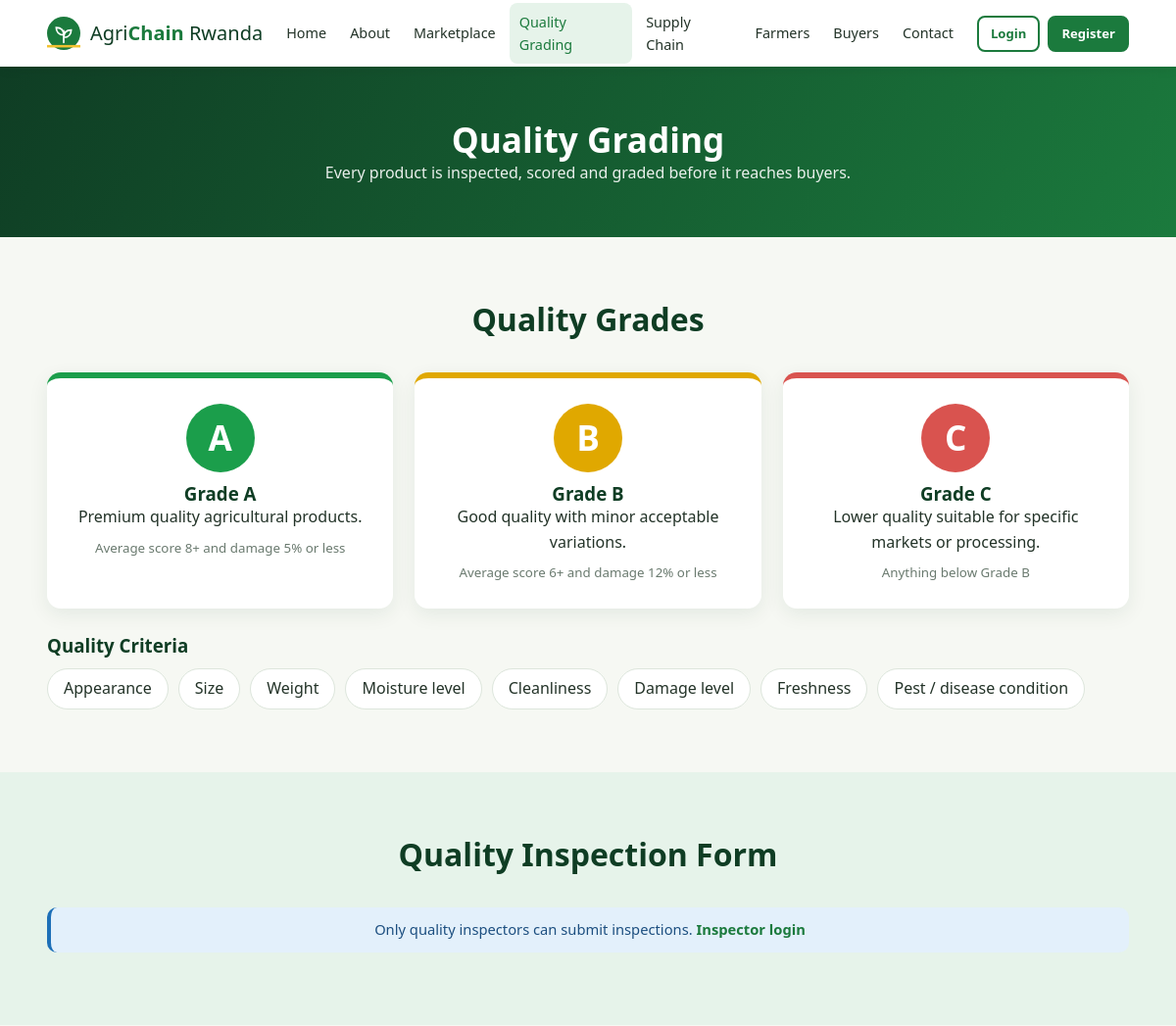
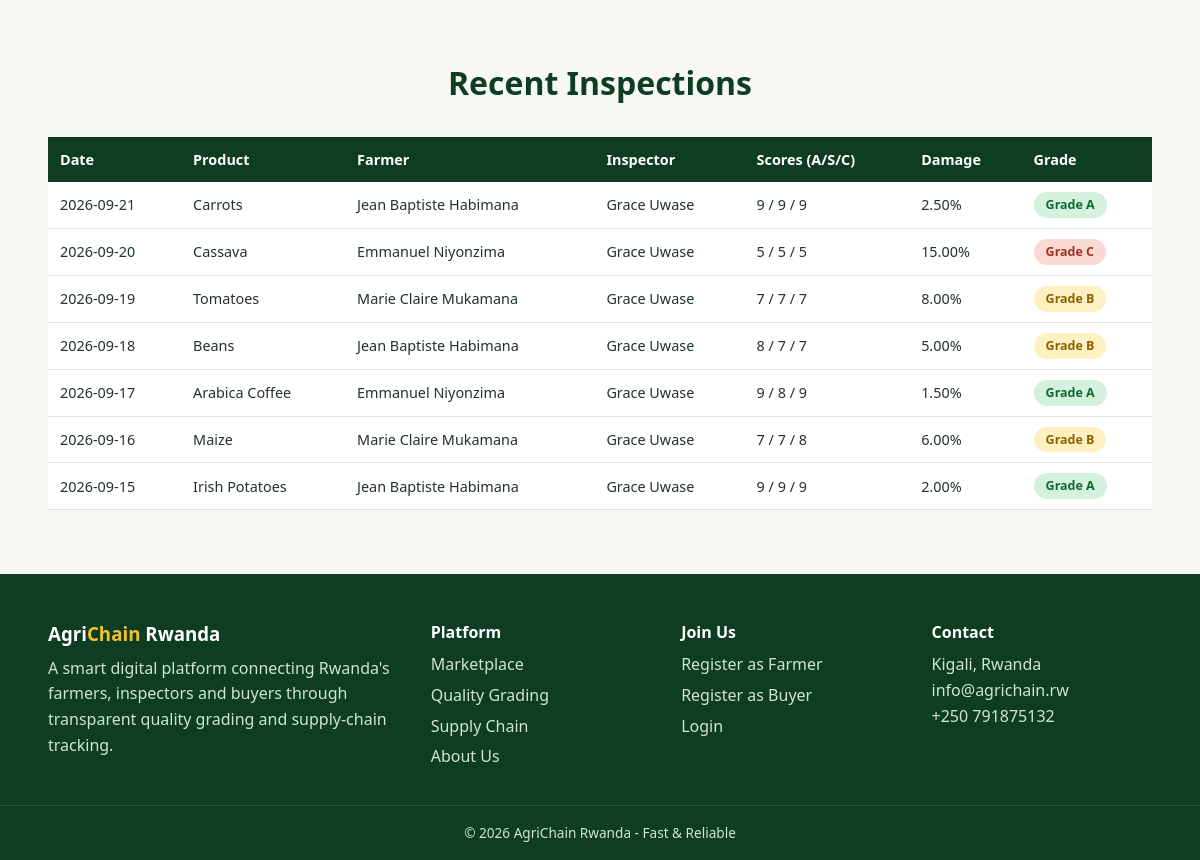
/quality.php, run on the app's committed database (2 pictures, top to bottom).
### tables this page shows
CREATE TABLE quality_inspections (
    id INT AUTO_INCREMENT PRIMARY KEY,
    product_id INT NOT NULL,
    inspector_id INT NOT NULL,
    inspection_date DATE NOT NULL,
    appearance_score TINYINT NOT NULL,
    size_score TINYINT NOT NULL,
    cleanliness_score TINYINT NOT NULL,
    moisture_level DECIMAL(5,2) NOT NULL,
    damage_percentage DECIMAL(5,2) NOT NULL,
    final_grade ENUM('A','B','C') NOT NULL,
    comments TEXT NULL,
    created_at TIMESTAMP NOT NULL DEFAULT CURRENT_TIMESTAMP,
    FOREIGN KEY (product_id)   REFERENCES products(id) ON DELETE CASCADE,
    FOREIGN KEY (inspector_id) REFERENCES users(id)
);

CREATE TABLE products (
    id INT AUTO_INCREMENT PRIMARY KEY,
    farmer_id INT NOT NULL,
    category_id INT NOT NULL,
    location_id INT NOT NULL,
    name VARCHAR(100) NOT NULL,
    description TEXT NULL,
    quantity_kg DECIMAL(10,2) NOT NULL DEFAULT 0.00,
    price_per_kg DECIMAL(10,2) NOT NULL,
    image VARCHAR(255) NULL,
    quality_grade ENUM('A','B','C','Pending') NOT NULL DEFAULT 'Pending',
    availability ENUM('Available','Low Stock','Sold Out') NOT NULL DEFAULT 'Available',
    created_at TIMESTAMP NOT NULL DEFAULT CURRENT_TIMESTAMP,
    FOREIGN KEY (farmer_id)   REFERENCES farmers(id)    ON DELETE CASCADE,
    FOREIGN KEY (category_id) REFERENCES categories(id),
    FOREIGN KEY (location_id) REFERENCES locations(id)
);

CREATE TABLE users (
    id INT AUTO_INCREMENT PRIMARY KEY,
    full_name VARCHAR(120) NOT NULL,
    email VARCHAR(120) NOT NULL UNIQUE,
    phone VARCHAR(20) NOT NULL,
    password VARCHAR(255) NOT NULL,
    role ENUM('admin','farmer','buyer','inspector') NOT NULL,
    status ENUM('active','inactive') NOT NULL DEFAULT 'active',
    created_at TIMESTAMP NOT NULL DEFAULT CURRENT_TIMESTAMP
);

### includes/auth.php (called while the page is built, shortened)
<?php
require_once __DIR__ . '/../config/database.php';
require_once __DIR__ . '/functions.php';
function is_logged_in() { return isset($_SESSION['user']); }
function user() { return $_SESSION['user'] ?? null; }
function has_role($roles) { $u = user(); return $u && in_array($u['role'], (array)$roles, true); }

### quality.php (the view, shortened to what this page needs)
<?php
require_once __DIR__ . '/includes/auth.php';
$canInspect = has_role(['inspector', 'admin']);
require_once __DIR__ . '/includes/header.php';
$recent = db_all("SELECT qi.*, p.name AS product, u.full_name AS inspector, fu.full_name AS farmer
                  FROM quality_inspections qi JOIN products p ON qi.product_id=p.id JOIN users u ON qi.inspector_id=u.id
                  JOIN farmers f ON p.farmer_id=f.id JOIN users fu ON f.user_id=fu.id ORDER BY qi.inspection_date DESC, qi.id DESC LIMIT 8");
?>
<section class="page-banner"><div class="container"><h1>Quality Grading</h1><p>Every product is inspected, scored and graded before it reaches buyers.</p></div></section>
<section class="section"><div class="container">
  <div class="section-head"><h2>Quality Grades</h2></div>
  <div class="grade-grid" id="gradeCards">
    <div class="grade-card grade-a-card" data-grade="A"><div class="grade-letter">A</div><h3>Grade A</h3><p>Premium quality agricultural products.</p><small>Average score 8+ and damage 5% or less</small></div>
    <div class="grade-card grade-b-card" data-grade="B"><div class="grade-letter">B</div><h3>Grade B</h3><p>Good quality with minor acceptable variations.</p><small>Average score 6+ and damage 12% or less</small></div>
    <div class="grade-card grade-c-card" data-grade="C"><div class="grade-letter">C</div><h3>Grade C</h3><p>Lower quality suitable for specific markets or processing.</p><small>Anything below Grade B</small></div>
  </div>
  <h3 class="mt">Quality Criteria</h3>
  <div class="tag-row">
    <?php foreach (['Appearance','Size','Weight','Moisture level','Cleanliness','Damage level','Freshness','Pest / disease condition'] as $t): ?><span class="tag"><?= $t ?></span><?php endforeach; ?>
  </div>
</div></section>
<section class="section alt" id="inspect"><div class="container">
  <div class="section-head"><h2>Quality Inspection Form</h2></div>
  <?php if (!$canInspect): ?>
    <p class="alert alert-info center">Only quality inspectors can submit inspections. <?php if (!is_logged_in()): ?><a href="<?= url('login.php') ?>"><b>Inspector login</b></a><?php endif; ?></p>
  <?php endif; ?>
</div></section>
<section class="section" id="recent"><div class="container">
  <div class="section-head"><h2>Recent Inspections</h2></div>
  <div class="table-wrap"><table class="table">
    <thead><tr><th>Date</th><th>Product</th><th>Farmer</th><th>Inspector</th><th>Scores (A/S/C)</th><th>Damage</th><th>Grade</th></tr></thead>
    <tbody>
    <?php foreach ($recent as $r): ?>
      <tr><td><?= e($r['inspection_date']) ?></td><td><?= e($r['product']) ?></td><td><?= e($r['farmer']) ?></td><td><?= e($r['inspector']) ?></td>
          <td><?= $r['appearance_score'] ?> / <?= $r['size_score'] ?> / <?= $r['cleanliness_score'] ?></td><td><?= $r['damage_percentage'] ?>%</td><td><?= grade_badge($r['final_grade']) ?></td></tr>
    <?php endforeach; ?>
    </tbody></table></div>
</div></section>
<?php require_once __DIR__ . '/includes/footer.php'; ?>

### includes/functions.php (shortened to what this page needs)
<?php
function db_all($sql, $types = '', $params = []) {
    global $conn;
    $st = $conn->prepare($sql);
    $st->execute();
    $res = $st->get_result();
    return $res ? $res->fetch_all(MYSQLI_ASSOC) : [];
}
function e($v) { return htmlspecialchars((string)$v, ENT_QUOTES, 'UTF-8'); }
function url($path = '') { return BASE_URL . ltrim($path, '/'); }
function grade_badge($g) {
    return '<span class="badge grade-' . strtolower($g) . '">Grade ' . e($g) . '</span>';
}

### css/style.css (style rules this page uses)
:root { --green:#1b7a3d; --green-dark:#0f3d24; --green-mid:#2f9e57; --green-light:#e6f3ea; --gold:#f2c230; --blue:#1d6fb8; --bg:#f6f8f3; --white:#fff; --text:#233328; --muted:#6a7a6f; --border:#dde6dc; --danger:#c0392b; --radius:14px; --shadow:0 6px 20px rgba(15,61,36,.08); }
* { box-sizing:border-box;margin:0;padding:0 }
html { scroll-behavior:smooth }
body { font-family:'Segoe UI',system-ui,-apple-system,Roboto,Arial,sans-serif;background:var(--bg);color:var(--text);line-height:1.6 }
a { color:var(--green);text-decoration:none }
h1,h2,h3,h4 { line-height:1.25;color:var(--green-dark) }
.container { width:min(1180px,92%);margin:auto }
.center { text-align:center }
.mt { margin-top:1.6rem }
.section { padding:64px 0 }
.section.alt { background:var(--green-light) }
.section-head { text-align:center;margin-bottom:34px }
.section-head h2 { font-size:2rem }
.page-banner { background:linear-gradient(120deg,var(--green-dark),var(--green));color:#fff;padding:52px 0;text-align:center }
.page-banner h1 { color:#fff;font-size:2.2rem }
.page-banner p { opacity:.9 }
.tag-row { display:flex;flex-wrap:wrap;gap:10px;margin-top:12px }
.tag { background:#fff;border:1px solid var(--border);padding:7px 16px;border-radius:30px;font-weight:500 }
.badge { display:inline-block;padding:3px 12px;border-radius:20px;font-size:.78rem;font-weight:700;white-space:nowrap }
.grade-a { background:#d4f1de;color:#0d6b32 }
.grade-b { background:#fff0c2;color:#8a6200 }
.grade-c { background:#fbd9d3;color:#a1301f }
.grade-grid { display:grid;grid-template-columns:repeat(3,1fr);gap:22px }
.grade-card { background:#fff;border-radius:var(--radius);padding:26px;text-align:center;box-shadow:var(--shadow);border-top:6px solid;transition:.25s;cursor:pointer }
.grade-letter { width:70px;height:70px;border-radius:50%;margin:0 auto 10px;display:flex;align-items:center;justify-content:center;font-size:2.2rem;font-weight:800;color:#fff }
.grade-a-card { border-color:#1b9e4b }
.grade-a-card .grade-letter { background:#1b9e4b }
.grade-b-card { border-color:#e0a800 }
.grade-b-card .grade-letter { background:#e0a800 }
.grade-c-card { border-color:#d9534f }
.grade-c-card .grade-letter { background:#d9534f }
.grade-card small { display:block;margin-top:8px;color:var(--muted) }
.alert { padding:11px 16px;border-radius:10px;margin:10px 0;font-size:.92rem }
.alert-info { background:#e3f0fb;color:#1d4f80;border-left:4px solid var(--blue) }
.table-wrap { overflow-x:auto }
.table { width:100%;border-collapse:collapse;background:#fff;font-size:.9rem }
.table th { background:var(--green-dark);color:#fff;text-align:left;padding:11px 12px;font-weight:600;white-space:nowrap }
.table td { padding:10px 12px;border-bottom:1px solid var(--border);vertical-align:middle }

### data on the page
quality_inspections: inspection_date "2026-09-21", product.name "Carrots", users.full_name "Jean Baptiste Habimana", inspector.full_name "Grace Uwase", appearance_score "9", size_score "9", cleanliness_score "9", damage_percentage "2.50", final_grade "A"
quality_inspections: inspection_date "2026-09-20", product.name "Cassava", users.full_name "Emmanuel Niyonzima", inspector.full_name "Grace Uwase", appearance_score "5", size_score "5", cleanliness_score "5", damage_percentage "15.00", final_grade "C"
quality_inspections: inspection_date "2026-09-19", product.name "Tomatoes", users.full_name "Marie Claire Mukamana", inspector.full_name "Grace Uwase", appearance_score "7", size_score "7", cleanliness_score "7", damage_percentage "8.00", final_grade "B"
quality_inspections: inspection_date "2026-09-18", product.name "Beans", users.full_name "Jean Baptiste Habimana", inspector.full_name "Grace Uwase", appearance_score "8", size_score "7", cleanliness_score "7", damage_percentage "5.00", final_grade "B"
quality_inspections: inspection_date "2026-09-17", product.name "Arabica Coffee", users.full_name "Emmanuel Niyonzima", inspector.full_name "Grace Uwase", appearance_score "9", size_score "8", cleanliness_score "9", damage_percentage "1.50", final_grade "A"
quality_inspections: inspection_date "2026-09-16", product.name "Maize", users.full_name "Marie Claire Mukamana", inspector.full_name "Grace Uwase", appearance_score "7", size_score "7", cleanliness_score "8", damage_percentage "6.00", final_grade "B"
quality_inspections: inspection_date "2026-09-15", product.name "Irish Potatoes", users.full_name "Jean Baptiste Habimana", inspector.full_name "Grace Uwase", appearance_score "9", size_score "9", cleanliness_score "9", damage_percentage "2.00", final_grade "A"

### other printed values
$l[0] "Home"
$l[0] "About"
$l[0] "Marketplace"
$l[0] "Quality Grading"
$l[0] "Supply Chain"
$l[0] "Farmers"
$l[0] "Buyers"
$l[0] "Contact"
$t "Appearance"
$t "Size"
$t "Weight"
$t "Moisture level"
$t "Cleanliness"
$t "Damage level"
$t "Freshness"
